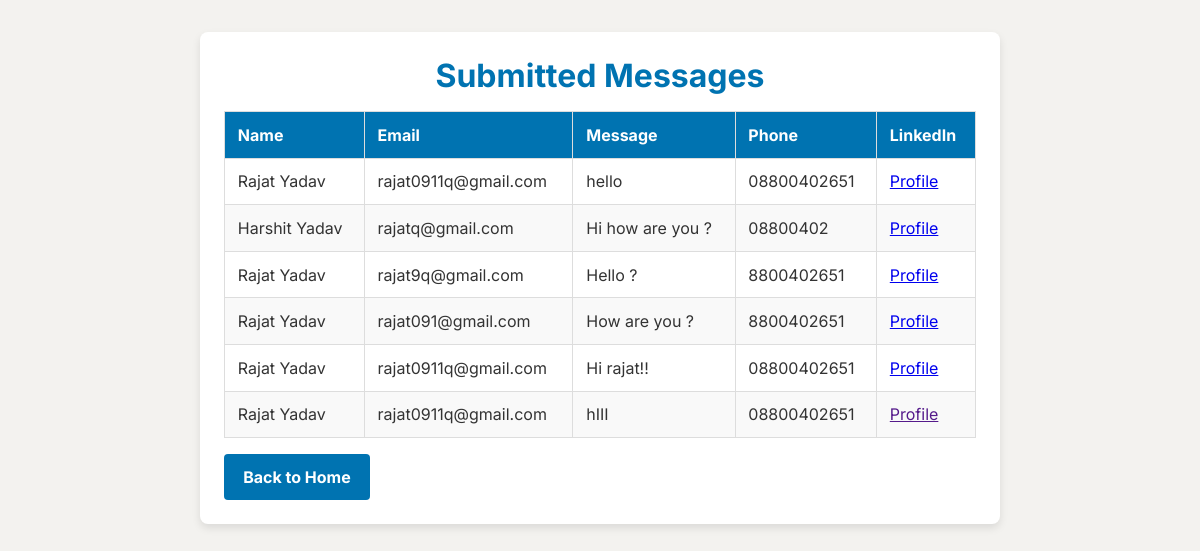
The app's page /messages, older data.
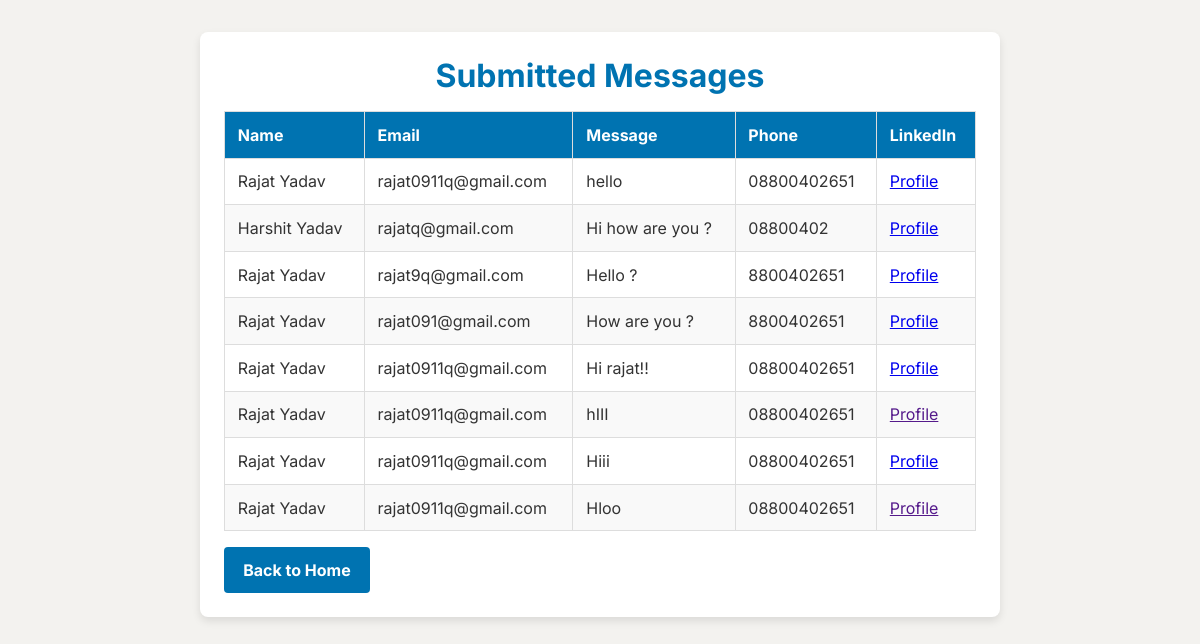
The same page, newer data.
### app/models.py (models this page shows, shortened)
class ContactMessage(db.Model):
    id = db.Column(db.Integer, primary_key=True)  # Auto-incrementing ID
    name = db.Column(db.String(100), nullable=False)  # Name of the user
    email = db.Column(db.String(120), unique=False, nullable=False)  # Email of the user
    message = db.Column(db.Text, nullable=False)  # Message content
    phone = db.Column(db.Integer, unique=False, nullable=False)  # Phone content
    linkedin = db.Column(db.String(120), unique=False, nullable=False)  # LinkedIn content
    timestamp = db.Column(db.DateTime, default=db.func.current_timestamp(), nullable=False)  # Timestamp

### app/routes.py (the view)
@main.route('/messages')
def view_messages():
    messages = ContactMessage.query.all()
    return render_template('messages.html', messages=messages)  # Create a messages.html file

### app/templates/messages.html (shortened to what this page needs)
<!DOCTYPE html>
<html lang="en">
<head>
    <link rel="stylesheet" href="{{ url_for('static', filename='styles.css') }}">
</head>
<body>
    <div class="container">
        <h1>Submitted Messages</h1>
        <table>
            <thead>
                <tr>
                    <th>Name</th>
                    <th>Email</th>
                    <th>Message</th>
                    <th>Phone</th>
                    <th>LinkedIn</th>
                </tr>
            </thead>
            <tbody>
                {% for message in messages %}
                <tr>
                    <td>{{ message.name }}</td>
                    <td>{{ message.email }}</td>
                    <td>{{ message.message }}</td>
                    <td>{{ message.phone }}</td>
                    <td>
                        <a href="{{ message.linkedin }}" target="_blank">Profile</a>
                    </td>
                </tr>
                {% endfor %}
            </tbody>
        </table>
        <a href="/" class="btn-back">Back to Home</a>
    </div>
</body>
</html>

### app/static/css/styles.css (style rules this page uses)
* { margin: 0; padding: 0; box-sizing: border-box; font-family: "Inter", Arial, sans-serif; }
:root { --primary-color: #0077b5; --secondary-color: #f0f0f0; --text-color: #333333; --button-hover: #005d91; }
.container { width: 90%; max-width: 1200px; margin: 0 auto; padding: 0, 15px; }

### app/templates/messages.html (style rules this page uses)
body { font-family: Arial, sans-serif; margin: 0; padding: 0; background-color: #f3f2ef; color: #333; }
.container { max-width: 800px; margin: 2rem auto; background-color: white; border-radius: 8px; padding: 1.5rem; box-shadow: 0px 4px 8px rgba(0, 0, 0, 0.1); }
h1 { text-align: center; color: #0073b1; }
table { width: 100%; border-collapse: collapse; margin-top: 1rem; }
table th, table td { border: 1px solid #ddd; padding: 0.8rem; text-align: left; }
table th { background-color: #0073b1; color: white; }
table tr:nth-child(even) { background-color: #f9f9f9; }
.btn-back { display: inline-block; margin-top: 1rem; padding: 0.8rem 1.2rem; background-color: #0073b1; color: white; text-decoration: none; border-radius: 4px; font-weight: bold; transition: background-color 0.3s; }

Row changes from the older to the newer data that the page shows:
added ContactMessage: name "Rajat Yadav", email "rajat0911q@gmail.com", message "Hiii", phone "08800402651"
added ContactMessage: name "Rajat Yadav", email "rajat0911q@gmail.com", message "Hloo", phone "08800402651"
